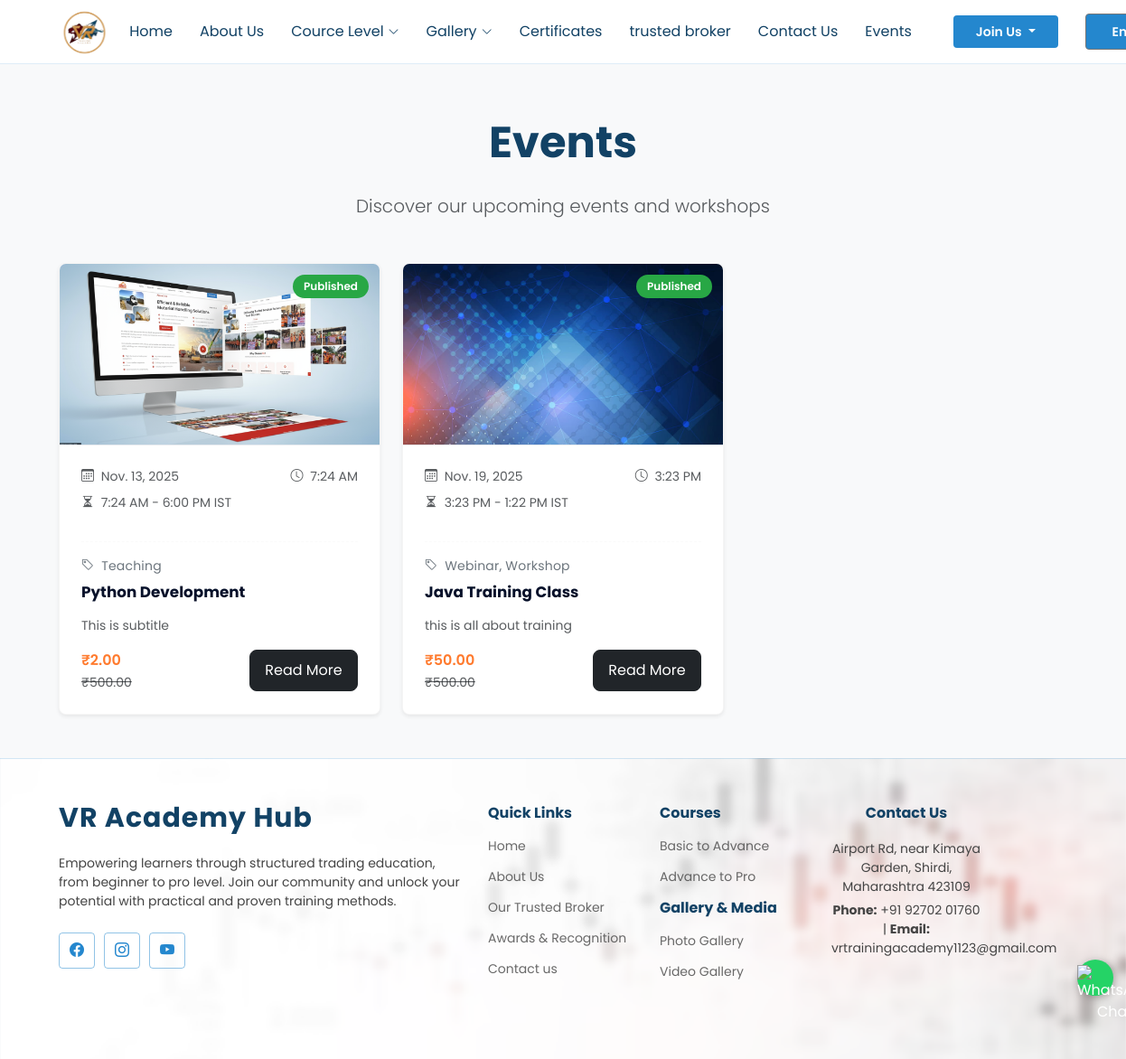
Page /en/events/ on the committed database.
### AdminApp/models.py (models this page shows, shortened)
class Event(models.Model):
    EVENT_STATUS = [
        ('draft', 'Draft'),
        ('published', 'Published'),
        ('cancelled', 'Cancelled'),
        ('completed', 'Completed'),
    ]
    thumbnail = models.ImageField(
        upload_to="event_thumbnails/",
        blank=True,
        null=True,
        help_text="Upload event thumbnail image (Recommended size: 800x600 pixels)"
    )
    title = models.CharField(
        max_length=200,
        help_text="Enter the main title of the event"
    )
    subtitle = models.CharField(
        max_length=300,
        blank=True,
        null=True,
        help_text="Add an optional subtitle for the event"
    )
    description = models.TextField(
        blank=True,
        null=True,
        help_text="Write a detailed description of the event"
    )
    category = models.CharField(
        max_length=100,
        blank=True,
        null=True,
        help_text="Specify the category or type of event (e.g., Webinar, Workshop)"
    )
    tags = models.JSONField(
        default=list,
        blank=True,
        null=True,
        help_text="List of keywords related to the event (e.g., ['Technology', 'Education'])"
    )
    event_date = models.DateField(
        help_text="Select the event date"
    )
    event_start_time = models.TimeField(
        help_text="Enter the start time of the event"
    )
    event_end_time = models.TimeField(
        help_text="Enter the end time of the event"
    )
    timezone = models.CharField(
        max_length=50,
        default='IST',
        help_text="Specify the event timezone"
    )
    meeting_link = models.URLField(
        blank=True,
        null=True,
        help_text="Add meeting link if applicable (e.g., Zoom or Google Meet URL)"
    )
    meeting_id = models.CharField(
        max_length=100,
        blank=True,
        null=True,
        help_text="Enter meeting ID if required"
    )
    meeting_password = models.CharField(
        max_length=100,
        blank=True,
        null=True,
        help_text="Enter meeting password if required"
    )
    is_free = models.BooleanField(
        default=False,
        help_text="Check if the event is free to attend"
    )
    registration_strickthrough_fee = models.DecimalField(
        max_digits=10,
        decimal_places=2,
        blank=True,
        null=True,
        help_text="Enter original registration fee (for strikethrough display)"
    )
    registration_offer_fee = models.DecimalField(
        max_digits=10,
        decimal_places=2,
        default=0.00,
        help_text="Enter discounted or current registration fee"
    )
    status = models.CharField(
        max_length=20,
        choices=EVENT_STATUS,
        default='draft',
        help_text="Select current event status"
    )
    created_at = models.DateTimeField(
        auto_now_add=True,
        help_text="Automatically set when event is created"
    )
    updated_at = models.DateTimeField(
        auto_now=True,
        help_text="Automatically updates when event is modified"
    )
    published_at = models.DateTimeField(
        blank=True,
        null=True,
        help_text="Date and time when event was published"
    )

### WebApp/views.py (the view)
# urls.py: path('events/', event_list, name='event_list'),
def event_list(request):
    events = Event.objects.all().order_by('event_date')
    context = {
        'events': events
    }
    return render(request, 'event_list.html', context)

### WebApp/templates/event_list.html (shortened to what this page needs)
{% extends "website_base.html" %}
{% load static %}
{% block content %}
<main class="py-5 bg-light">
  <div class="container">
    <div class="text-center mb-5">
      <h1 class="display-5 fw-bold text-gray-900 mb-3">Events</h1>
      <p class="lead text-muted max-w-2xl mx-auto">
        Discover our upcoming events and workshops
      </p>
    </div>
    <div class="row g-4">
      {% for event in events %}
      <div class="col-12 col-md-6 col-lg-4 col-xl-4">
        <article class="event-card h-100 bg-white rounded-3 shadow-sm">
          <div class="card-media position-relative">
            {% if event.thumbnail %}
              <img src="{{ event.thumbnail.url }}" alt="{{ event.title }}" class="img-fluid w-100" loading="lazy">
            {% else %}
              <img src="{% static 'website/img/cource-thumbnail.png' %}" alt="Default thumbnail" class="img-fluid w-100" loading="lazy">
            {% endif %}
            <div class="status-badge status-{{ event.status }}">
              {{ event.status|title }}
            </div>
          </div>
          <div class="card-body">
            <div class="meta mb-3">
              <div class="d-flex align-items-center mb-2">
                <div class="me-3 text-muted small">
                  <i class="bi bi-calendar3 me-1"></i> {{ event.event_date }}
                </div>
                <div class="text-muted small ms-auto">
                  <i class="bi bi-clock me-1"></i> {{ event.event_start_time|time:"g:i A" }}
                </div>
              </div>
              <div class="text-muted small">
                <i class="bi bi-hourglass-split me-1"></i>
                {{ event.event_start_time|time:"g:i A" }} - {{ event.event_end_time|time:"g:i A" }} {{ event.timezone }}
              </div>
            </div>
            <hr class="my-3 dotted">
            {% if event.category %}
            <div class="category small mb-2">
              <i class="bi bi-tag me-1"></i> {{ event.category }}
            </div>
            {% endif %}
            <h5 class="card-title mb-3">{{ event.title }}</h5>
            {% if event.subtitle %}
            <p class="text-muted small mb-3">{{ event.subtitle|truncatewords:10 }}</p>
            {% endif %}
            <div class="d-flex align-items-center justify-content-between mt-auto">
              <div class="price">
                {% if event.is_free %}
                  <div class="free text-orange fw-semibold">FREE</div>
                {% else %}
                  <div class="free text-orange fw-semibold">₹{{ event.registration_offer_fee }}</div>
                  {% if event.registration_strickthrough_fee %}
                    <div class="original text-muted small"><s>₹{{ event.registration_strickthrough_fee }}</s></div>
                  {% endif %}
                {% endif %}
              </div>
              <a href="{% url 'event_detail'  event.id %}" class="btn btn-dark register-btn" data-title="{{ event.title }}">
                Read More
              </a>
            </div>
          </div>
        </article>
      </div>
      {% endfor %}
    </div>
  </div>
</main>
{% endblock content %}

### static/website/css/style.css (style rules this page uses)
* { font-family: 'Poppins', sans-serif !important; }
:root { --default-font: "Roboto", system-ui, -apple-system, "Segoe UI", Roboto, "Helvetica Neue", Arial, "Noto Sans", "Liberation Sans", sans-serif, "Apple Color Emoji", "Segoe UI Emoji", "Segoe UI Symbol", "Noto Color Emoji"; --heading-font: "Poppins", sans-serif; --nav-font: "Poppins", sans-serif; }
:root { --white: #fff; --background-color: #eff9ff; --default-color: #444444; --heading-color: #124265; --accent-color: #2487ce; --surface-color: #ffffff; --contrast-color: #ffffff; }
:root { --nav-color: #124265; --nav-hover-color: #2487ce; --nav-mobile-background-color: #ffffff; --nav-dropdown-background-color: #ffffff; --nav-dropdown-color: #124265; --nav-dropdown-hover-color: #2487ce; }
:root { scroll-behavior: smooth; }
body { color: var(--default-color); background-color: var(--background-color); font-family: var(--default-font); }
a { color: var(--accent-color); text-decoration: none; transition: 0.3s; }
h1, h2, h3, h4, h5, h6 { color: var(--heading-color); font-family: var(--heading-font); }

### WebApp/templates/website_base.html (style rules this page uses)
* { font-family: 'Poppins', sans-serif !important; }
h2,h1 { padding: 10px; }

### WebApp/templates/event_list.html (style rules this page uses)
:root { --card-radius: 12px; --accent: #ff7a2d; --muted: #6c757d; --card-shadow: 0 6px 18px rgba(18, 38, 63, 0.06); --dotted-color: rgba(0,0,0,0.08); }
* { box-sizing: border-box; }
body { font-family: "Poppins", system-ui, -apple-system, "Segoe UI", Roboto, "Helvetica Neue", Arial; color: #121826; background: #f7f9fb; }
.event-card { border: 1px solid rgba(0,0,0,0.04); box-shadow: var(--card-shadow); overflow: hidden; transition: transform .18s ease, box-shadow .18s ease; display: flex; flex-direction: column; height: 100%; }
.card-media { overflow: hidden; border-bottom: 1px solid rgba(0,0,0,0.04); background: #f1f5f9; }
.card-media img { display: block; width: 100%; height: 180px; object-fit: cover; }
@media (min-width: 992px) { .card-media img { height: 200px; } }
.dotted { border-top: 1px dashed var(--dotted-color); margin: 0; }
.card-title { font-size: 1.05rem; line-height: 1.25; font-weight: 700; color: #07112a; margin-bottom: 0.5rem; }
.category { letter-spacing: 0.2px; color: var(--muted); }
.price .free { color: var(--accent); font-weight: 700; font-size: 1rem; }
.price .original { margin-top: 2px; }
.register-btn { min-width: 120px; padding: 10px 14px; border-radius: 8px; }
.status-badge { position: absolute; top: 12px; right: 12px; padding: 4px 12px; border-radius: 20px; font-size: 0.75rem; font-weight: 600; z-index: 2; }
.status-published { background: #28a745; color: white; }
.card-body { padding: 1.5rem; flex: 1; display: flex; flex-direction: column; }

### rows in the picture
Event: thumbnail (picture), status "Published", event_date "Nov. 13, 2025", event_start_time "7:24 AM", event_end_time "6:00 PM", timezone "IST", category "Teaching", title "Python Development", subtitle "This is subtitle", registration_offer_fee "2.00", registration_strickthrough_fee "500.00"
Event: thumbnail (picture), status "Published", event_date "Nov. 19, 2025", event_start_time "3:23 PM", event_end_time "1:22 PM", timezone "IST", category "Webinar, Workshop", title "Java Training Class", subtitle "this is all about training", registration_offer_fee "50.00", registration_strickthrough_fee "500.00"

### other values in the picture
form field language "English"
